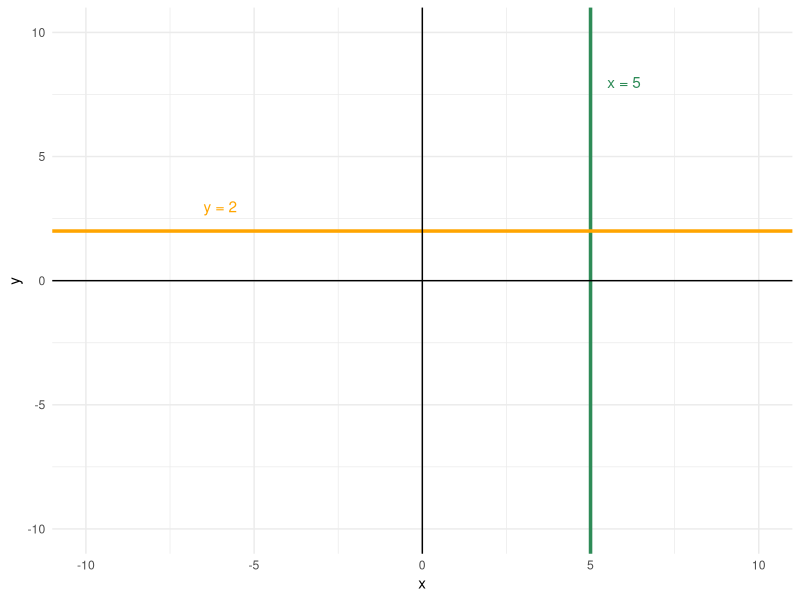
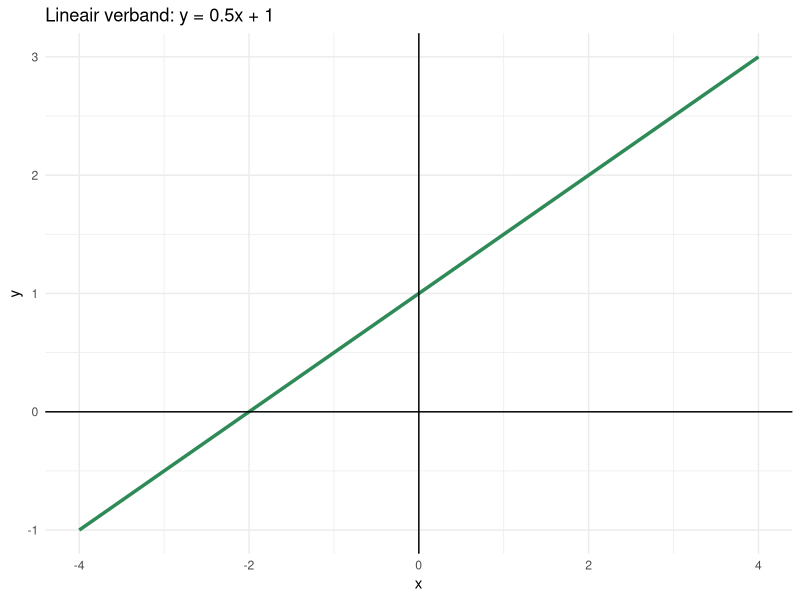
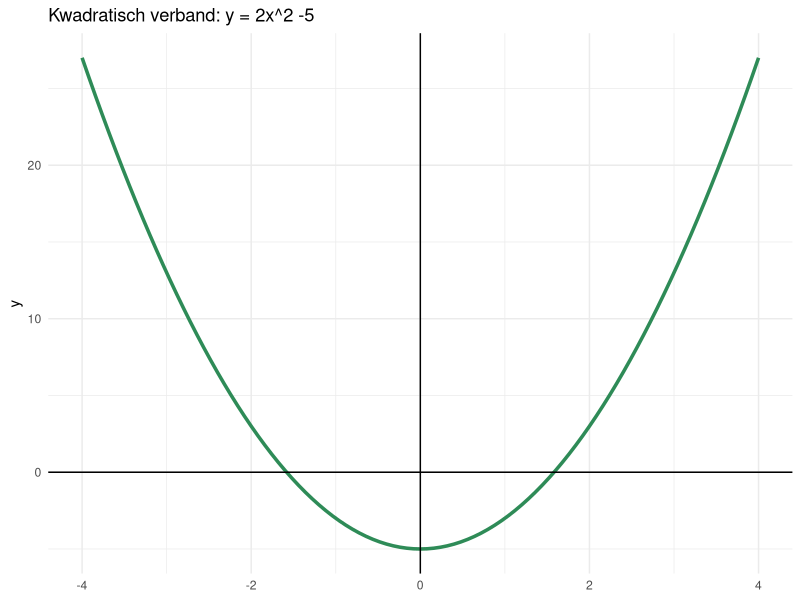
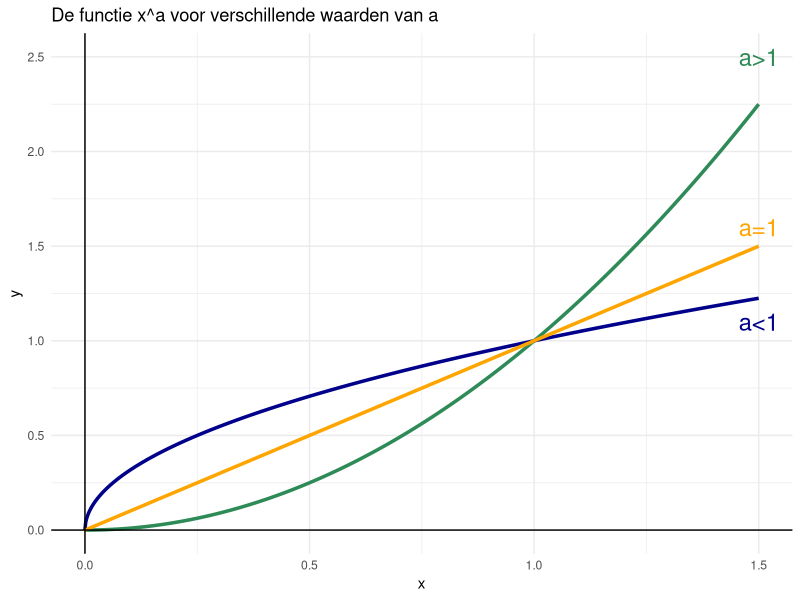
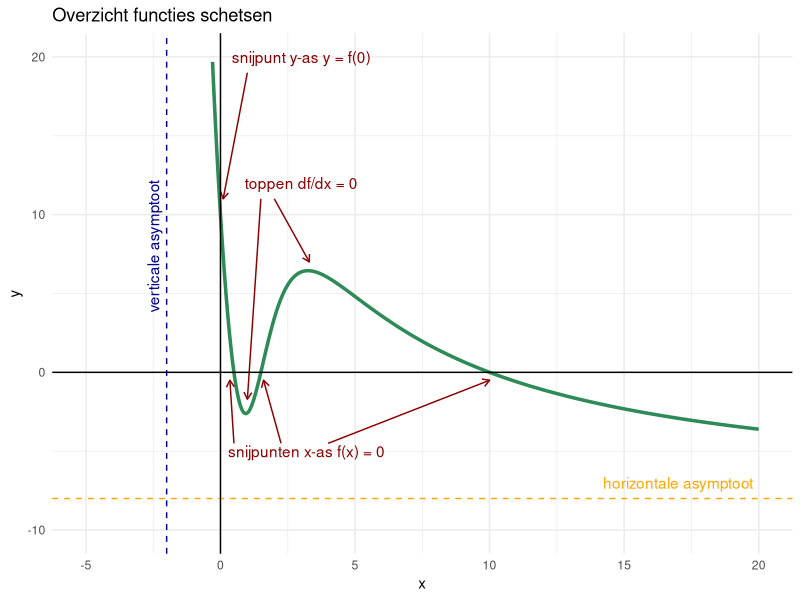

These charts were generated, in order, by the following R code:
## ---- chunk 1
#| label: fig-draw-line
#| fig-cap: "De grafiek voor de functie y = 2 is een rechte horizontale lijn. De grafiek voor de functie x = 5 is een rechte verticale lijn."
library(ggplot2)
ggplot() +
  geom_vline(xintercept = 5, colour = "seagreen", linewidth = 1.2) +
  annotate("text", x = 6, y = 8, colour = "seagreen", label = "x = 5") +
  geom_hline(yintercept = 2, colour = "orange", linewidth = 1.2) +
  annotate("text", x = -6, y = 3, colour = "orange", label = "y = 2") +
  xlim(-10, 10) +
  ylim(-10, 10) +
  theme_minimal() +
  geom_hline(yintercept = 0) +
  geom_vline(xintercept = 0) 
## ---- chunk 2
#| label: fig-algebra-lineair
#| fig-cap: "Voorbeeld lineair verband."
library(ggplot2)
a <- 0.5
b <- 1
x <- seq(-4, 4, 1)
y <- a*x + b
ggplot() + 
  geom_line(aes(x = x, y = y), colour = "seagreen", linewidth = 1.2) +
  theme_minimal() +
  labs(title = paste0("Lineair verband: y = ", a, "x", 
                      ifelse(b>0, " + ", " "), b))  +
  geom_hline(yintercept = 0) +
  geom_vline(xintercept = 0)
## ---- chunk 3
#| label: fig-algebra-kwadratisch
#| fig-cap: "Voorbeeld kwadratisch verband."
library(ggplot2)
a <- 2
b <- 0
c <- - 5
ggplot() + 
  stat_function(fun = function(x) a*x^2 + b*x + c, colour = "seagreen", linewidth = 1.2) +
  theme_minimal() +
  labs(title = paste0("Kwadratisch verband: y = ", a, "x^2", 
                      ifelse(b==0, "", c(ifelse(b>0, " + ", " "), b, "x")), 
                      ifelse(c>0, " + ", " "), c)) +
  xlim(c(-4, 4)) +
  geom_hline(yintercept = 0) +
  geom_vline(xintercept = 0)
## ---- chunk 4
#| label: fig-draw-machtsfuncties
#| fig-cap: "De grafiek van de functie x^a is een rechte lijn voor a = 1, convex voor a > 1 en concaaf voor a < 1."

library(ggplot2)
a <- 2
x_min <- 0
x_max <- 1.5

ggplot() + 
  stat_function(fun = function(x) x^2 , n=1000, colour = "seagreen", linewidth = 1.2) +
  stat_function(fun = function(x) x^0.5 ,n=1000,  colour = "darkblue", linewidth = 1.2) +
  stat_function(fun = function(x) x^1 , n=10,  colour = "orange", linewidth = 1.2) +
  xlim(x_min, x_max) +
  theme_minimal() +
  geom_text(aes(x=1.5, y=2.5),size=6,label="a>1", col="seagreen") +
  geom_text(aes(x=1.5, y=1.1),size=6,label="a<1", col="darkblue") +
  geom_text(aes(x=1.5, y=1.6),size=6,label="a=1", col="orange") +
  xlab("x") +
  ylab("y") +
  geom_hline(yintercept = 0) +
  geom_vline(xintercept = 0) +
  ggtitle("De functie x^a voor verschillende waarden van a")
## ---- chunk 5
#| label: fig-draw-overzicht
#| fig-cap: "Overzicht van alle hulpmiddelen die nuttig zijn bij het schetsen van een functie."
#| fig-width: 8
library(ggplot2)
ggplot() +
  stat_function(fun = function(x) -((2*x-1)*(x-10)*(4*x-6))/(x^3+6), n=1000, colour = "seagreen", linewidth = 1.2) +
  # Verticale asymptoot
  geom_vline(xintercept = -2, colour = "darkblue", linetype = "dashed") +
  annotate("text", x = -2.5, y = 8, colour = "darkblue", label = "verticale asymptoot", angle = 90) +
  # Horizontale asymptoot
  geom_hline(yintercept = -8, colour = "orange", linetype = "dashed") +
  annotate("text", x = 17, y = -7, colour = "orange", label = "horizontale asymptoot") +
  # Toppen
  annotate("text", x = 3, y = 12, colour = "darkred", label = "toppen df/dx = 0") +
  geom_segment(aes(x = 1.5, y = 11, xend = 1, yend = -1.7),
               arrow = arrow(length = unit(0.2, "cm")), colour = "darkred") +  
  geom_segment(aes(x = 2, y = 11, xend = 3.3, yend = 7),
               arrow = arrow(length = unit(0.2, "cm")), colour = "darkred") +
  # Snijpunten x-ax
  annotate("text", x = 3.2, y = -5, colour = "darkred", label = "snijpunten x-as f(x) = 0") +
  geom_segment(aes(x = 0.5, y = -4.5, xend = 0.35, yend = -0.5),
               arrow = arrow(length = unit(0.2, "cm")), colour = "darkred") +
  geom_segment(aes(x = 2.25, y = -4.5, xend = 1.6, yend = -0.5),
               arrow = arrow(length = unit(0.2, "cm")), colour = "darkred") +
  geom_segment(aes(x = 4, y = -4.5, xend = 10, yend = -0.5),
               arrow = arrow(length = unit(0.2, "cm")), colour = "darkred") +
  # Snijpunt y-as
  annotate("text", x = 3, y = 20, colour = "darkred", label = "snijpunt y-as y = f(0)") +
  geom_segment(aes(x = 1, y = 19, xend = 0.1, yend = 11),
               arrow = arrow(length = unit(0.2, "cm")), colour = "darkred") +
  xlim(-5, 20) +
  ylim(-10, 20) +
  theme_minimal() +
  geom_hline(yintercept = 0) +
  geom_vline(xintercept = 0) +
  ggtitle("Overzicht functies schetsen")
